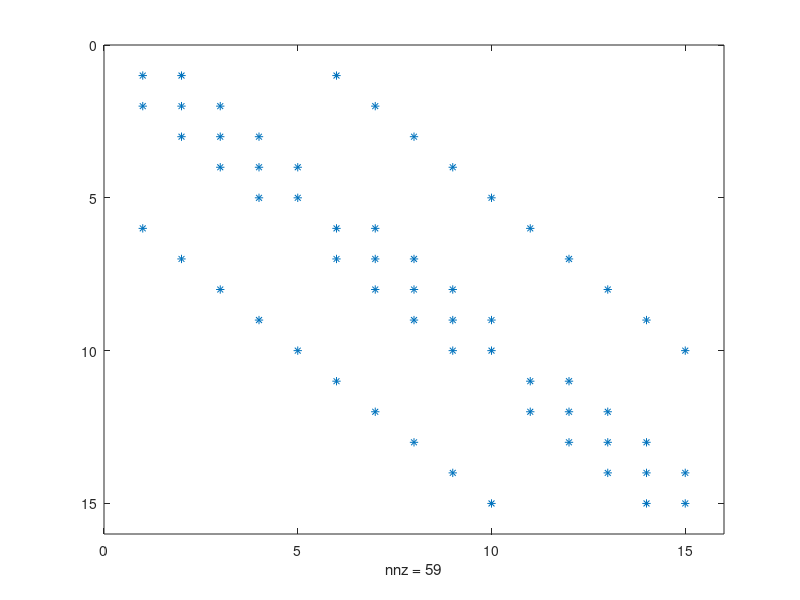
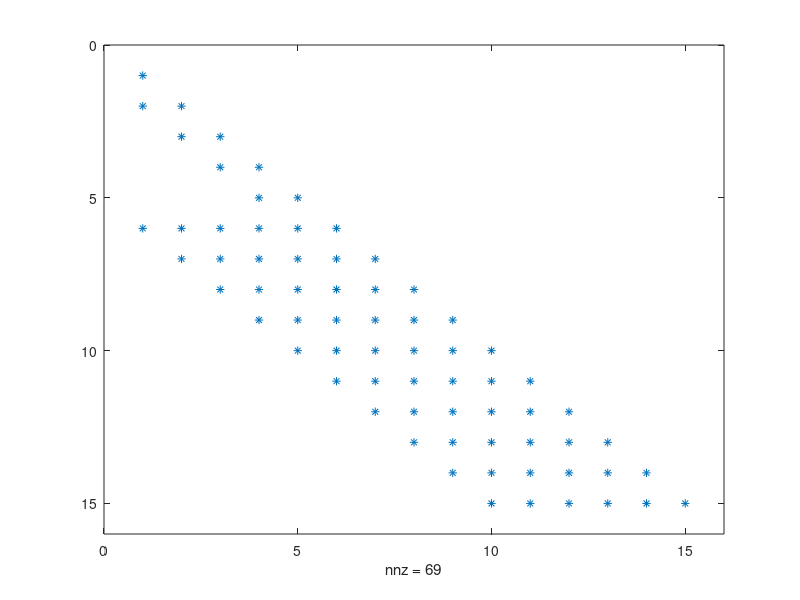
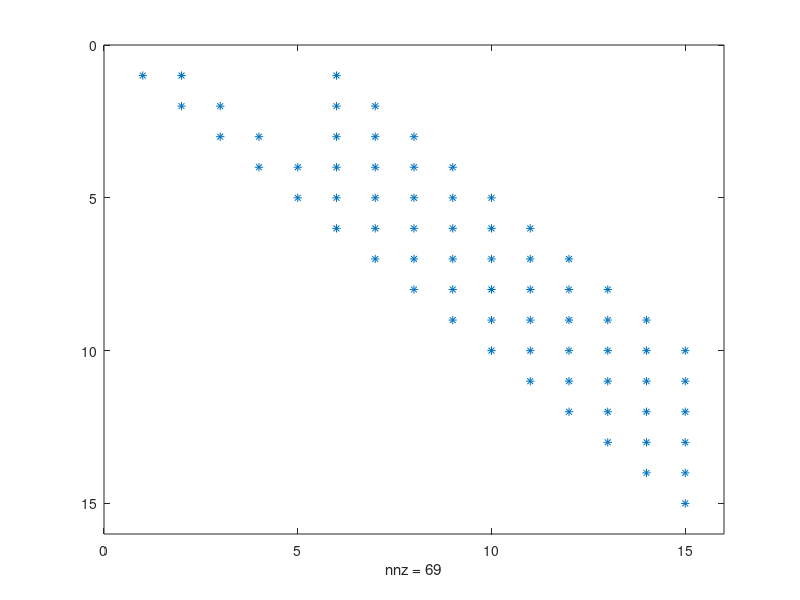
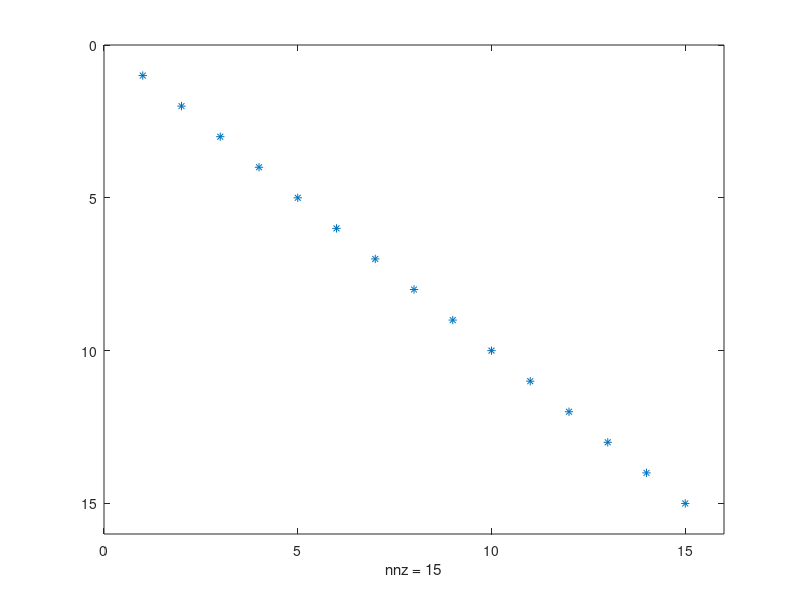

Reproduce these figures in MATLAB, in order.
%% Part A
clc
clear all
close all

G = [4,-1,0,0,0,-1,0,0,0,0,0,0,0,0,0;
    -1,4,-1,0,0,0,-1,0,0,0,0,0,0,0,0;
    0,-1,4,-1,0,0,0,-1,0,0,0,0,0,0,0;
    0,0,-1,4,-1,0,0,0,-1,0,0,0,0,0,0;
    0,0,0,-1,4,0,0,0,0,-1,0,0,0,0,0;
    -1,0,0,0,0,4,-1,0,0,0,-1,0,0,0,0;
    0,-1,0,0,0,-1,4,-1,0,0,0,-1,0,0,0;
    0,0,-1,0,0,0,-1,4,-1,0,0,0,-1,0,0;
    0,0,0,-1,0,0,0,-1,4,-1,0,0,0,-1,0;
    0,0,0,0,-1,0,0,0,-1,4,0,0,0,0,-1;
    0,0,0,0,0,-1,0,0,0,0,4,-1,0,0,0;
    0,0,0,0,0,0,-1,0,0,0,-1,4,-1,0,0;
    0,0,0,0,0,0,0,-1,0,0,0,-1,4,-1,0;
    0,0,0,0,0,0,0,0,-1,0,0,0,-1,4,-1;
    0,0,0,0,0,0,0,0,0,-1,0,0,0,-1,4];

b = [12 0 0 0 0 12 0 0 0 0 12 0 0 0 0]';

f0 = figure('Name', 'Spy(G)');
t = title('Spy(G)'); %not sure why this isn't working
spy(G)

[L, U, P] = lu(G);

f1 = figure('Name', 'Spy(L)');
title('Spy(L)')
spy(L)

f2 = figure('Name', 'Spy(U)');
title('Spy(U)')
spy(U)

f3 = figure('Name', 'Spy(P)');
title('Spy(P)')
spy(P)

f5 = figure('Name', 'Subplot Comparison');
subplot(2, 2, 1);
spy(G)
subplot(2, 2, 2);
spy(L)
subplot(2, 2, 3);
spy(U)
subplot(2, 2, 4);
spy(P)

v = G\b

V_report = reshape(v, [5, 3]).' 

%% Part B

partB_G = [4,-1,0,0,0,-1,0,0,0,0,0,0,0,0,0;
    -1,4,-1,0,0,0,-1,0,0,0,0,0,0,0,0;
    0,-1,4,-1,0,0,0,-1,0,0,0,0,0,0,0;
    0,0,-1,4,-1,0,0,0,-1,0,0,0,0,0,0;
    0,0,0,-1,4,0,0,0,0,-1,0,0,0,0,0;
    -1,0,0,0,0,4,-1,0,0,0,-1,0,0,0,0;
    0,-1,0,0,0,-1,3,-1,0,0,0,0,0,0,0;
    0,0,-1,0,0,0,-1,4,-1,0,0,0,-1,0,0;
    0,0,0,-1,0,0,0,-1,3,-1,0,0,0,0,0;
    0,0,0,0,-1,0,0,0,-1,4,0,0,0,0,-1;
    0,0,0,0,0,-1,0,0,0,0,3,-1,0,0,0;
    0,0,0,0,0,0,0,0,0,0,-1,2,-1,0,0;
    0,0,0,0,0,0,0,-1,0,0,0,-1,3,-1,0;
    0,0,0,0,0,0,0,0,0,0,0,0,-1,2,-1;
    0,0,0,0,0,0,0,0,0,-1,0,0,0,-1,3];
b = [12 0 0 0 0 12 0 0 0 0 12 0 0 0 0]';

v_new = partB_G\b

V_report_new = reshape(v_new, [5, 3]).' 